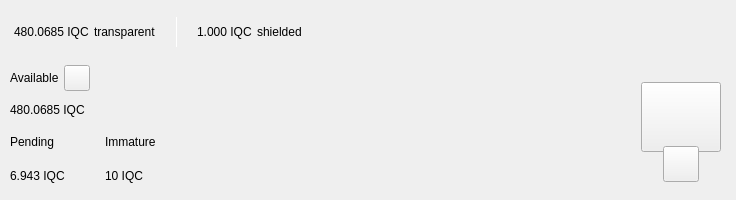
<?xml version="1.0" encoding="UTF-8"?>
<ui version="4.0">
 <class>TopBar</class>
 <widget class="QWidget" name="TopBar">
  <property name="geometry">
   <rect>
    <x>0</x>
    <y>0</y>
    <width>734</width>
    <height>200</height>
   </rect>
  </property>
  <property name="minimumSize">
   <size>
    <width>0</width>
    <height>200</height>
   </size>
  </property>
  <property name="maximumSize">
   <size>
    <width>16777215</width>
    <height>200</height>
   </size>
  </property>
  <property name="windowTitle">
   <string>Form</string>
  </property>
  <layout class="QVBoxLayout" name="verticalLayout_10" stretch="0">
   <property name="spacing">
    <number>0</number>
   </property>
   <property name="leftMargin">
    <number>0</number>
   </property>
   <property name="topMargin">
    <number>0</number>
   </property>
   <property name="rightMargin">
    <number>0</number>
   </property>
   <property name="bottomMargin">
    <number>0</number>
   </property>
   <item>
    <widget class="PFBorderImage" name="containerTop">
     <layout class="QVBoxLayout" name="verticalLayout_11">
      <property name="spacing">
       <number>0</number>
      </property>
      <property name="leftMargin">
       <number>0</number>
      </property>
      <property name="topMargin">
       <number>0</number>
      </property>
      <property name="rightMargin">
       <number>0</number>
      </property>
      <property name="bottomMargin">
       <number>0</number>
      </property>
      <item>
       <widget class="QWidget" name="top_container_2" native="true">
        <property name="minimumSize">
         <size>
          <width>0</width>
          <height>65</height>
         </size>
        </property>
        <layout class="QHBoxLayout" name="top_container">
         <property name="spacing">
          <number>0</number>
         </property>
         <property name="leftMargin">
          <number>14</number>
         </property>
         <property name="topMargin">
          <number>0</number>
         </property>
         <property name="rightMargin">
          <number>14</number>
         </property>
         <property name="bottomMargin">
          <number>0</number>
         </property>
         <item alignment="Qt::AlignVCenter">
          <widget class="QWidget" name="widgetTopAmount" native="true">
           <property name="sizePolicy">
            <sizepolicy hsizetype="Preferred" vsizetype="Maximum">
             <horstretch>0</horstretch>
             <verstretch>0</verstretch>
            </sizepolicy>
           </property>
           <layout class="QHBoxLayout" name="horizontalLayout_5">
            <property name="spacing">
             <number>5</number>
            </property>
            <property name="leftMargin">
             <number>0</number>
            </property>
            <property name="topMargin">
             <number>0</number>
            </property>
            <property name="rightMargin">
             <number>0</number>
            </property>
            <property name="bottomMargin">
             <number>0</number>
            </property>
            <item alignment="Qt::AlignTop">
             <widget class="QLabel" name="labelAmountTopIqc">
              <property name="minimumSize">
               <size>
                <width>0</width>
                <height>36</height>
               </size>
              </property>
              <property name="styleSheet">
               <string notr="true">padding:0px;margin:0px;</string>
              </property>
              <property name="text">
               <string notr="true">480.0685 IQC</string>
              </property>
             </widget>
            </item>
            <item>
             <widget class="QLabel" name="labelTrans">
              <property name="text">
               <string>transparent</string>
              </property>
             </widget>
            </item>
            <item>
             <spacer name="horizontalSpacer_11">
              <property name="orientation">
               <enum>Qt::Horizontal</enum>
              </property>
              <property name="sizeType">
               <enum>QSizePolicy::Fixed</enum>
              </property>
              <property name="sizeHint" stdset="0">
               <size>
                <width>15</width>
                <height>20</height>
               </size>
              </property>
             </spacer>
            </item>
            <item alignment="Qt::AlignVCenter">
             <widget class="QLabel" name="typeSpacerTop">
              <property name="minimumSize">
               <size>
                <width>1</width>
                <height>30</height>
               </size>
              </property>
              <property name="maximumSize">
               <size>
                <width>1</width>
                <height>30</height>
               </size>
              </property>
              <property name="styleSheet">
               <string notr="true">background-color:white;
padding:0px;
border:none;</string>
              </property>
              <property name="text">
               <string/>
              </property>
             </widget>
            </item>
            <item>
             <spacer name="horizontalSpacer_12">
              <property name="orientation">
               <enum>Qt::Horizontal</enum>
              </property>
              <property name="sizeType">
               <enum>QSizePolicy::Fixed</enum>
              </property>
              <property name="sizeHint" stdset="0">
               <size>
                <width>15</width>
                <height>20</height>
               </size>
              </property>
             </spacer>
            </item>
            <item alignment="Qt::AlignTop">
             <widget class="QLabel" name="labelAmountTopShieldedIqc">
              <property name="minimumSize">
               <size>
                <width>0</width>
                <height>36</height>
               </size>
              </property>
              <property name="text">
               <string notr="true">1.000 IQC</string>
              </property>
             </widget>
            </item>
            <item>
             <widget class="QLabel" name="labelShield">
              <property name="text">
               <string>shielded</string>
              </property>
             </widget>
            </item>
           </layout>
          </widget>
         </item>
         <item>
          <spacer name="horizontalSpacer">
           <property name="orientation">
            <enum>Qt::Horizontal</enum>
           </property>
           <property name="sizeHint" stdset="0">
            <size>
             <width>40</width>
             <height>20</height>
            </size>
           </property>
          </spacer>
         </item>
         <item>
          <layout class="QHBoxLayout" name="horizontalLayout_4">
           <property name="spacing">
            <number>12</number>
           </property>
           <property name="rightMargin">
            <number>0</number>
           </property>
           <item alignment="Qt::AlignRight">
            <widget class="QWidget" name="layoutSync" native="true">
             <property name="minimumSize">
              <size>
               <width>0</width>
               <height>36</height>
              </size>
             </property>
             <property name="maximumSize">
              <size>
               <width>16777215</width>
               <height>36</height>
              </size>
             </property>
             <layout class="QVBoxLayout" name="verticalLayout_9">
              <property name="leftMargin">
               <number>0</number>
              </property>
              <property name="topMargin">
               <number>0</number>
              </property>
              <property name="rightMargin">
               <number>0</number>
              </property>
              <property name="bottomMargin">
               <number>0</number>
              </property>
              <item>
               <widget class="ExpandableButton" name="pushButtonSync" native="true">
                <property name="minimumSize">
                 <size>
                  <width>36</width>
                  <height>36</height>
                 </size>
                </property>
                <property name="maximumSize">
                 <size>
                  <width>16777215</width>
                  <height>36</height>
                 </size>
                </property>
               </widget>
              </item>
             </layout>
            </widget>
           </item>
           <item>
            <widget class="ExpandableButton" name="pushButtonHDUpgrade" native="true">
             <property name="minimumSize">
              <size>
               <width>36</width>
               <height>36</height>
              </size>
             </property>
            </widget>
           </item>
           <item>
            <widget class="ExpandableButton" name="pushButtonStack" native="true">
             <property name="minimumSize">
              <size>
               <width>36</width>
               <height>36</height>
              </size>
             </property>
            </widget>
           </item>
           <item>
            <widget class="ExpandableButton" name="pushButtonColdStaking" native="true">
             <property name="minimumSize">
              <size>
               <width>36</width>
               <height>36</height>
              </size>
             </property>
            </widget>
           </item>
           <item>
            <widget class="ExpandableButton" name="pushButtonConnection" native="true">
             <property name="minimumSize">
              <size>
               <width>36</width>
               <height>36</height>
              </size>
             </property>
            </widget>
           </item>
           <item>
            <widget class="ExpandableButton" name="pushButtonTor" native="true">
             <property name="minimumSize">
              <size>
               <width>36</width>
               <height>36</height>
              </size>
             </property>
            </widget>
           </item>
           <item>
            <widget class="ExpandableButton" name="pushButtonLock" native="true">
             <property name="sizePolicy">
              <sizepolicy hsizetype="Expanding" vsizetype="Expanding">
               <horstretch>0</horstretch>
               <verstretch>0</verstretch>
              </sizepolicy>
             </property>
             <property name="minimumSize">
              <size>
               <width>36</width>
               <height>0</height>
              </size>
             </property>
            </widget>
           </item>
           <item>
            <widget class="ExpandableButton" name="pushButtonTheme" native="true">
             <property name="minimumSize">
              <size>
               <width>36</width>
               <height>36</height>
              </size>
             </property>
             <property name="maximumSize">
              <size>
               <width>16777215</width>
               <height>36</height>
              </size>
             </property>
            </widget>
           </item>
           <item>
            <widget class="ExpandableButton" name="pushButtonFAQ" native="true">
             <property name="minimumSize">
              <size>
               <width>36</width>
               <height>36</height>
              </size>
             </property>
            </widget>
           </item>
          </layout>
         </item>
        </layout>
       </widget>
      </item>
      <item>
       <widget class="QWidget" name="bottom_container" native="true">
        <property name="minimumSize">
         <size>
          <width>0</width>
          <height>135</height>
         </size>
        </property>
        <layout class="QHBoxLayout" name="botton_container">
         <property name="leftMargin">
          <number>10</number>
         </property>
         <property name="topMargin">
          <number>0</number>
         </property>
         <property name="rightMargin">
          <number>10</number>
         </property>
         <property name="bottomMargin">
          <number>10</number>
         </property>
         <item>
          <layout class="QVBoxLayout" name="verticalLayout_7">
           <property name="spacing">
            <number>0</number>
           </property>
           <property name="leftMargin">
            <number>0</number>
           </property>
           <property name="rightMargin">
            <number>30</number>
           </property>
           <item>
            <layout class="QVBoxLayout" name="verticalLayout_2">
             <item>
              <layout class="QHBoxLayout" name="horizontalLayoutContainerAvailable">
               <property name="spacing">
                <number>5</number>
               </property>
               <item>
                <widget class="QLabel" name="labelTitle1">
                 <property name="text">
                  <string>Available</string>
                 </property>
                </widget>
               </item>
               <item>
                <widget class="QPushButton" name="pushButtonBalanceInfo">
                 <property name="minimumSize">
                  <size>
                   <width>26</width>
                   <height>26</height>
                  </size>
                 </property>
                 <property name="maximumSize">
                  <size>
                   <width>26</width>
                   <height>26</height>
                  </size>
                 </property>
                 <property name="mouseTracking">
                  <bool>true</bool>
                 </property>
                 <property name="focusPolicy">
                  <enum>Qt::NoFocus</enum>
                 </property>
                 <property name="text">
                  <string notr="true"/>
                 </property>
                 <property name="iconSize">
                  <size>
                   <width>24</width>
                   <height>24</height>
                  </size>
                 </property>
                 <property name="shortcut">
                  <string notr="true"/>
                 </property>
                </widget>
               </item>
               <item>
                <spacer name="horizontalSpacer_4">
                 <property name="orientation">
                  <enum>Qt::Horizontal</enum>
                 </property>
                 <property name="sizeType">
                  <enum>QSizePolicy::MinimumExpanding</enum>
                 </property>
                 <property name="sizeHint" stdset="0">
                  <size>
                   <width>20</width>
                   <height>20</height>
                  </size>
                 </property>
                </spacer>
               </item>
              </layout>
             </item>
             <item>
              <widget class="QLabel" name="labelAmountIqc">
               <property name="text">
                <string notr="true">480.0685 IQC</string>
               </property>
              </widget>
             </item>
            </layout>
           </item>
           <item>
            <widget class="QWidget" name="container_imm_pend" native="true">
             <layout class="QHBoxLayout" name="horizontalLayout_2">
              <property name="spacing">
               <number>0</number>
              </property>
              <property name="leftMargin">
               <number>0</number>
              </property>
              <property name="topMargin">
               <number>0</number>
              </property>
              <property name="rightMargin">
               <number>0</number>
              </property>
              <property name="bottomMargin">
               <number>0</number>
              </property>
              <item alignment="Qt::AlignLeft">
               <widget class="QWidget" name="container_pending" native="true">
                <property name="sizePolicy">
                 <sizepolicy hsizetype="Minimum" vsizetype="Preferred">
                  <horstretch>0</horstretch>
                  <verstretch>0</verstretch>
                 </sizepolicy>
                </property>
                <layout class="QVBoxLayout" name="verticalLayout_3">
                 <property name="leftMargin">
                  <number>0</number>
                 </property>
                 <property name="topMargin">
                  <number>0</number>
                 </property>
                 <property name="rightMargin">
                  <number>0</number>
                 </property>
                 <property name="bottomMargin">
                  <number>0</number>
                 </property>
                 <item>
                  <widget class="QLabel" name="labelTitle3">
                   <property name="text">
                    <string>Pending</string>
                   </property>
                  </widget>
                 </item>
                 <item>
                  <widget class="QLabel" name="labelPendingIqc">
                   <property name="text">
                    <string notr="true">6.943 IQC</string>
                   </property>
                  </widget>
                 </item>
                </layout>
               </widget>
              </item>
              <item>
               <spacer name="horizontalSpacer_3">
                <property name="orientation">
                 <enum>Qt::Horizontal</enum>
                </property>
                <property name="sizeType">
                 <enum>QSizePolicy::Fixed</enum>
                </property>
                <property name="sizeHint" stdset="0">
                 <size>
                  <width>40</width>
                  <height>20</height>
                 </size>
                </property>
               </spacer>
              </item>
              <item alignment="Qt::AlignLeft">
               <widget class="QWidget" name="container_immature" native="true">
                <property name="sizePolicy">
                 <sizepolicy hsizetype="Minimum" vsizetype="Preferred">
                  <horstretch>0</horstretch>
                  <verstretch>0</verstretch>
                 </sizepolicy>
                </property>
                <layout class="QVBoxLayout" name="verticalLayout_4">
                 <property name="leftMargin">
                  <number>0</number>
                 </property>
                 <property name="topMargin">
                  <number>0</number>
                 </property>
                 <property name="rightMargin">
                  <number>0</number>
                 </property>
                 <property name="bottomMargin">
                  <number>0</number>
                 </property>
                 <item>
                  <widget class="QLabel" name="labelTitle4">
                   <property name="text">
                    <string>Immature</string>
                   </property>
                  </widget>
                 </item>
                 <item>
                  <widget class="QLabel" name="labelImmatureIqc">
                   <property name="text">
                    <string notr="true">10 IQC</string>
                   </property>
                  </widget>
                 </item>
                </layout>
               </widget>
              </item>
              <item>
               <spacer name="horizontalSpacer_5">
                <property name="orientation">
                 <enum>Qt::Horizontal</enum>
                </property>
                <property name="sizeHint" stdset="0">
                 <size>
                  <width>40</width>
                  <height>20</height>
                 </size>
                </property>
               </spacer>
              </item>
             </layout>
            </widget>
           </item>
          </layout>
         </item>
         <item>
          <spacer name="horizontalSpacer_2">
           <property name="orientation">
            <enum>Qt::Horizontal</enum>
           </property>
           <property name="sizeHint" stdset="0">
            <size>
             <width>40</width>
             <height>20</height>
            </size>
           </property>
          </spacer>
         </item>
         <item alignment="Qt::AlignHCenter|Qt::AlignVCenter">
          <widget class="QWidget" name="qrContainer" native="true">
           <property name="sizePolicy">
            <sizepolicy hsizetype="Preferred" vsizetype="Minimum">
             <horstretch>0</horstretch>
             <verstretch>0</verstretch>
            </sizepolicy>
           </property>
           <property name="minimumSize">
            <size>
             <width>90</width>
             <height>110</height>
            </size>
           </property>
           <property name="maximumSize">
            <size>
             <width>90</width>
             <height>110</height>
            </size>
           </property>
           <layout class="QVBoxLayout" name="containerQR">
            <property name="spacing">
             <number>0</number>
            </property>
            <property name="leftMargin">
             <number>5</number>
            </property>
            <property name="topMargin">
             <number>10</number>
            </property>
            <property name="rightMargin">
             <number>5</number>
            </property>
            <property name="bottomMargin">
             <number>0</number>
            </property>
            <item>
             <widget class="QPushButton" name="btnQr">
              <property name="minimumSize">
               <size>
                <width>70</width>
                <height>70</height>
               </size>
              </property>
              <property name="maximumSize">
               <size>
                <width>16777215</width>
                <height>70</height>
               </size>
              </property>
              <property name="focusPolicy">
               <enum>Qt::NoFocus</enum>
              </property>
              <property name="text">
               <string/>
              </property>
              <property name="iconSize">
               <size>
                <width>70</width>
                <height>70</height>
               </size>
              </property>
             </widget>
            </item>
            <item>
             <spacer name="verticalSpacer">
              <property name="orientation">
               <enum>Qt::Vertical</enum>
              </property>
              <property name="sizeType">
               <enum>QSizePolicy::Fixed</enum>
              </property>
              <property name="sizeHint" stdset="0">
               <size>
                <width>20</width>
                <height>20</height>
               </size>
              </property>
             </spacer>
            </item>
            <item alignment="Qt::AlignHCenter|Qt::AlignBottom">
             <widget class="QPushButton" name="pushButtonQR">
              <property name="minimumSize">
               <size>
                <width>36</width>
                <height>36</height>
               </size>
              </property>
              <property name="maximumSize">
               <size>
                <width>36</width>
                <height>36</height>
               </size>
              </property>
              <property name="focusPolicy">
               <enum>Qt::NoFocus</enum>
              </property>
              <property name="text">
               <string/>
              </property>
             </widget>
            </item>
           </layout>
          </widget>
         </item>
        </layout>
       </widget>
      </item>
     </layout>
    </widget>
   </item>
  </layout>
 </widget>
 <customwidgets>
  <customwidget>
   <class>ExpandableButton</class>
   <extends>QWidget</extends>
   <header>qt/infaqcoin/expandablebutton.h</header>
   <container>1</container>
  </customwidget>
  <customwidget>
   <class>PFBorderImage</class>
   <extends>QFrame</extends>
   <header>qt/infaqcoin/pfborderimage.h</header>
   <container>1</container>
  </customwidget>
 </customwidgets>
 <resources/>
 <connections/>
</ui>
